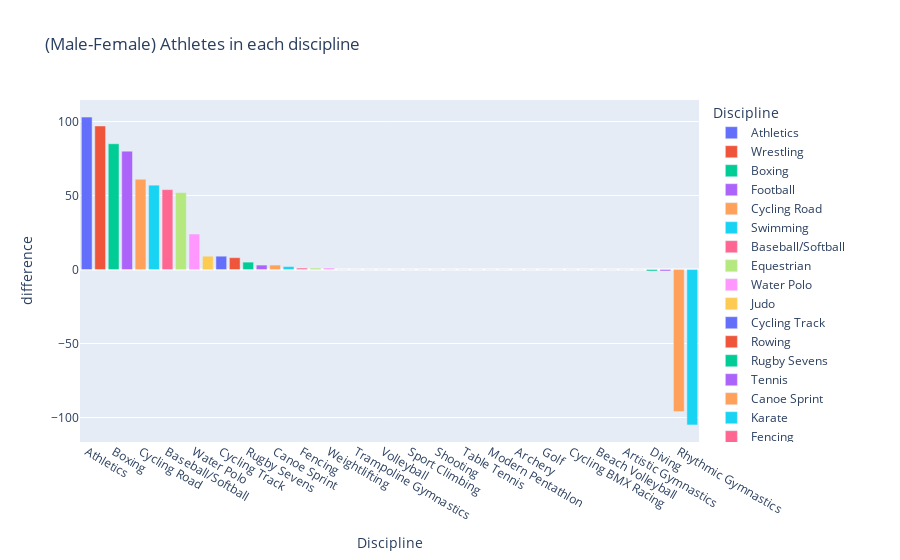

This figure's notebook cell:
### Code cell
difference=gender.groupby('Discipline')['Difference'].sum().sort_values(ascending=False).reset_index(name='difference')
print(difference.head(7))
px.bar(difference, x='Discipline', y='difference', color='Discipline', title='(Male-Female) Athletes in each discipline').show()

### Figure 1 — Plotly figure (JSON) as saved in the notebook; plotly's stock layout.template omitted (floating-point values rounded to 4 significant figures)
{"data": [{"alignmentgroup": "True", "hovertemplate": "Discipline=%{x}<br>difference=%{y}<extra></extra>", "legendgroup": "Athletics", "marker": {"color": "#636efa", "pattern": {"shape": ""}}, "name": "Athletics", "offsetgroup": "Athletics", "orientation": "v", "showlegend": true, "textposition": "auto", "type": "bar", "x": ["Athletics"], "xaxis": "x", "y": [103], "yaxis": "y"}, {"alignmentgroup": "True", "hovertemplate": "Discipline=%{x}<br>difference=%{y}<extra></extra>", "legendgroup": "Wrestling", "marker": {"color": "#EF553B", "pattern": {"shape": ""}}, "name": "Wrestling", "offsetgroup": "Wrestling", "orientation": "v", "showlegend": true, "textposition": "auto", "type": "bar", "x": ["Wrestling"], "xaxis": "x", "y": [97], "yaxis": "y"}, {"alignmentgroup": "True", "hovertemplate": "Discipline=%{x}<br>difference=%{y}<extra></extra>", "legendgroup": "Boxing", "marker": {"color": "#00cc96", "pattern": {"shape": ""}}, "name": "Boxing", "offsetgroup": "Boxing", "orientation": "v", "showlegend": true, "textposition": "auto", "type": "bar", "x": ["Boxing"], "xaxis": "x", "y": [85], "yaxis": "y"}, {"alignmentgroup": "True", "hovertemplate": "Discipline=%{x}<br>difference=%{y}<extra></extra>", "legendgroup": "Football", "marker": {"color": "#ab63fa", "pattern": {"shape": ""}}, "name": "Football", "offsetgroup": "Football", "orientation": "v", "showlegend": true, "textposition": "auto", "type": "bar", "x": ["Football"], "xaxis": "x", "y": [80], "yaxis": "y"}, {"alignmentgroup": "True", "hovertemplate": "Discipline=%{x}<br>difference=%{y}<extra></extra>", "legendgroup": "Cycling Road", "marker": {"color": "#FFA15A", "pattern": {"shape": ""}}, "name": "Cycling Road", "offsetgroup": "Cycling Road", "orientation": "v", "showlegend": true, "textposition": "auto", "type": "bar", "x": ["Cycling Road"], "xaxis": "x", "y": [61], "yaxis": "y"}, {"alignmentgroup": "True", "hovertemplate": "Discipline=%{x}<br>difference=%{y}<extra></extra>", "legendgroup": "Swimming", "marker": {"color": "#19d3f3", "pattern": {"shape": ""}}, "name": "Swimming", "offsetgroup": "Swimming", "orientation": "v", "showlegend": true, "textposition": "auto", "type": "bar", "x": ["Swimming"], "xaxis": "x", "y": [57], "yaxis": "y"}, {"alignmentgroup": "True", "hovertemplate": "Discipline=%{x}<br>difference=%{y}<extra></extra>", "legendgroup": "Baseball/Softball", "marker": {"color": "#FF6692", "pattern": {"shape": ""}}, "name": "Baseball/Softball", "offsetgroup": "Baseball/Softball", "orientation": "v", "showlegend": true, "textposition": "auto", "type": "bar", "x": ["Baseball/Softball"], "xaxis": "x", "y": [54], "yaxis": "y"}, {"alignmentgroup": "True", "hovertemplate": "Discipline=%{x}<br>difference=%{y}<extra></extra>", "legendgroup": "Equestrian", "marker": {"color": "#B6E880", "pattern": {"shape": ""}}, "name": "Equestrian", "offsetgroup": "Equestrian", "orientation": "v", "showlegend": true, "textposition": "auto", "type": "bar", "x": ["Equestrian"], "xaxis": "x", "y": [52], "yaxis": "y"}, {"alignmentgroup": "True", "hovertemplate": "Discipline=%{x}<br>difference=%{y}<extra></extra>", "legendgroup": "Water Polo", "marker": {"color": "#FF97FF", "pattern": {"shape": ""}}, "name": "Water Polo", "offsetgroup": "Water Polo", "orientation": "v", "showlegend": true, "textposition": "auto", "type": "bar", "x": ["Water Polo"], "xaxis": "x", "y": [24], "yaxis": "y"}, {"alignmentgroup": "True", "hovertemplate": "Discipline=%{x}<br>difference=%{y}<extra></extra>", "legendgroup": "Judo", "marker": {"color": "#FECB52", "pattern": {"shape": ""}}, "name": "Judo", "offsetgroup": "Judo", "orientation": "v", "showlegend": true, "textposition": "auto", "type": "bar", "x": ["Judo"], "xaxis": "x", "y": [9], "yaxis": "y"}, {"alignmentgroup": "True", "hovertemplate": "Discipline=%{x}<br>difference=%{y}<extra></extra>", "legendgroup": "Cycling Track", "marker": {"color": "#636efa", "pattern": {"shape": ""}}, "name": "Cycling Track", "offsetgroup": "Cycling Track", "orientation": "v", "showlegend": true, "textposition": "auto", "type": "bar", "x": ["Cycling Track"], "xaxis": "x", "y": [9], "yaxis": "y"}, {"alignmentgroup": "True", "hovertemplate": "Discipline=%{x}<br>difference=%{y}<extra></extra>", "legendgroup": "Rowing", "marker": {"color": "#EF553B", "pattern": {"shape": ""}}, "name": "Rowing", "offsetgroup": "Rowing", "orientation": "v", "showlegend": true, "textposition": "auto", "type": "bar", "x": ["Rowing"], "xaxis": "x", "y": [8], "yaxis": "y"}, {"alignmentgroup": "True", "hovertemplate": "Discipline=%{x}<br>difference=%{y}<extra></extra>", "legendgroup": "Rugby Sevens", "marker": {"color": "#00cc96", "pattern": {"shape": ""}}, "name": "Rugby Sevens", "offsetgroup": "Rugby Sevens", "orientation": "v", "showlegend": true, "textposition": "auto", "type": "bar", "x": ["Rugby Sevens"], "xaxis": "x", "y": [5], "yaxis": "y"}, {"alignmentgroup": "True", "hovertemplate": "Discipline=%{x}<br>difference=%{y}<extra></extra>", "legendgroup": "Tennis", "marker": {"color": "#ab63fa", "pattern": {"shape": ""}}, "name": "Tennis", "offsetgroup": "Tennis", "orientation": "v", "showlegend": true, "textposition": "auto", "type": "bar", "x": ["Tennis"], "xaxis": "x", "y": [3], "yaxis": "y"}, {"alignmentgroup": "True", "hovertemplate": "Discipline=%{x}<br>difference=%{y}<extra></extra>", "legendgroup": "Canoe Sprint", "marker": {"color": "#FFA15A", "pattern": {"shape": ""}}, "name": "Canoe Sprint", "offsetgroup": "Canoe Sprint", "orientation": "v", "showlegend": true, "textposition": "auto", "type": "bar", "x": ["Canoe Sprint"], "xaxis": "x", "y": [3], "yaxis": "y"}, {"alignmentgroup": "True", "hovertemplate": "Discipline=%{x}<br>difference=%{y}<extra></extra>", "legendgroup": "Karate", "marker": {"color": "#19d3f3", "pattern": {"shape": ""}}, "name": "Karate", "offsetgroup": "Karate", "orientation": "v", "showlegend": true, "textposition": "auto", "type": "bar", "x": ["Karate"], "xaxis": "x", "y": [2], "yaxis": "y"}, {"alignmentgroup": "True", "hovertemplate": "Discipline=%{x}<br>difference=%{y}<extra></extra>", "legendgroup": "Fencing", "marker": {"color": "#FF6692", "pattern": {"shape": ""}}, "name": "Fencing", "offsetgroup": "Fencing", "orientation": "v", "showlegend": true, "textposition": "auto", "type": "bar", "x": ["Fencing"], "xaxis": "x", "y": [1], "yaxis": "y"}, {"alignmentgroup": "True", "hovertemplate": "Discipline=%{x}<br>difference=%{y}<extra></extra>", "legendgroup": "Badminton", "marker": {"color": "#B6E880", "pattern": {"shape": ""}}, "name": "Badminton", "offsetgroup": "Badminton", "orientation": "v", "showlegend": true, "textposition": "auto", "type": "bar", "x": ["Badminton"], "xaxis": "x", "y": [1], "yaxis": "y"}, {"alignmentgroup": "True", "hovertemplate": "Discipline=%{x}<br>difference=%{y}<extra></extra>", "legendgroup": "Weightlifting", "marker": {"color": "#FF97FF", "pattern": {"shape": ""}}, "name": "Weightlifting", "offsetgroup": "Weightlifting", "orientation": "v", "showlegend": true, "textposition": "auto", "type": "bar", "x": ["Weightlifting"], "xaxis": "x", "y": [1], "yaxis": "y"}, {"alignmentgroup": "True", "hovertemplate": "Discipline=%{x}<br>difference=%{y}<extra></extra>", "legendgroup": "Taekwondo", "marker": {"color": "#FECB52", "pattern": {"shape": ""}}, "name": "Taekwondo", "offsetgroup": "Taekwondo", "orientation": "v", "showlegend": true, "textposition": "auto", "type": "bar", "x": ["Taekwondo"], "xaxis": "x", "y": [0], "yaxis": "y"}, {"alignmentgroup": "True", "hovertemplate": "Discipline=%{x}<br>difference=%{y}<extra></extra>", "legendgroup": "Trampoline Gymnastics", "marker": {"color": "#636efa", "pattern": {"shape": ""}}, "name": "Trampoline Gymnastics", "offsetgroup": "Trampoline Gymnastics", "orientation": "v", "showlegend": true, "textposition": "auto", "type": "bar", "x": ["Trampoline Gymnastics"], "xaxis": "x", "y": [0], "yaxis": "y"}, {"alignmentgroup": "True", "hovertemplate": "Discipline=%{x}<br>difference=%{y}<extra></extra>", "legendgroup": "Triathlon", "marker": {"color": "#EF553B", "pattern": {"shape": ""}}, "name": "Triathlon", "offsetgroup": "Triathlon", "orientation": "v", "showlegend": true, "textposition": "auto", "type": "bar", "x": ["Triathlon"], "xaxis": "x", "y": [0], "yaxis": "y"}, {"alignmentgroup": "True", "hovertemplate": "Discipline=%{x}<br>difference=%{y}<extra></extra>", "legendgroup": "Volleyball", "marker": {"color": "#00cc96", "pattern": {"shape": ""}}, "name": "Volleyball", "offsetgroup": "Volleyball", "orientation": "v", "showlegend": true, "textposition": "auto", "type": "bar", "x": ["Volleyball"], "xaxis": "x", "y": [0], "yaxis": "y"}, {"alignmentgroup": "True", "hovertemplate": "Discipline=%{x}<br>difference=%{y}<extra></extra>", "legendgroup": "Surfing", "marker": {"color": "#ab63fa", "pattern": {"shape": ""}}, "name": "Surfing", "offsetgroup": "Surfing", "orientation": "v", "showlegend": true, "textposition": "auto", "type": "bar", "x": ["Surfing"], "xaxis": "x", "y": [0], "yaxis": "y"}, {"alignmentgroup": "True", "hovertemplate": "Discipline=%{x}<br>difference=%{y}<extra></extra>", "legendgroup": "Sport Climbing", "marker": {"color": "#FFA15A", "pattern": {"shape": ""}}, "name": "Sport Climbing", "offsetgroup": "Sport Climbing", "orientation": "v", "showlegend": true, "textposition": "auto", "type": "bar", "x": ["Sport Climbing"], "xaxis": "x", "y": [0], "yaxis": "y"}, {"alignmentgroup": "True", "hovertemplate": "Discipline=%{x}<br>difference=%{y}<extra></extra>", "legendgroup": "Skateboarding", "marker": {"color": "#19d3f3", "pattern": {"shape": ""}}, "name": "Skateboarding", "offsetgroup": "Skateboarding", "orientation": "v", "showlegend": true, "textposition": "auto", "type": "bar", "x": ["Skateboarding"], "xaxis": "x", "y": [0], "yaxis": "y"}, {"alignmentgroup": "True", "hovertemplate": "Discipline=%{x}<br>difference=%{y}<extra></extra>", "legendgroup": "Shooting", "marker": {"color": "#FF6692", "pattern": {"shape": ""}}, "name": "Shooting", "offsetgroup": "Shooting", "orientation": "v", "showlegend": true, "textposition": "auto", "type": "bar", "x": ["Shooting"], "xaxis": "x", "y": [0], "yaxis": "y"}, {"alignmentgroup": "True", "hovertemplate": "Discipline=%{x}<br>difference=%{y}<extra></extra>", "legendgroup": "Sailing", "marker": {"color": "#B6E880", "pattern": {"shape": ""}}, "name": "Sailing", "offsetgroup": "Sailing", "orientation": "v", "showlegend": true, "textposition": "auto", "type": "bar", "x": ["Sailing"], "xaxis": "x", "y": [0], "yaxis": "y"}, {"alignmentgroup": "True", "hovertemplate": "Discipline=%{x}<br>difference=%{y}<extra></extra>", "legendgroup": "Table Tennis", "marker": {"color": "#FF97FF", "pattern": {"shape": ""}}, "name": "Table Tennis", "offsetgroup": "Table Tennis", "orientation": "v", "showlegend": true, "textposition": "auto", "type": "bar", "x": ["Table Tennis"], "xaxis": "x", "y": [0], "yaxis": "y"}, {"alignmentgroup": "True", "hovertemplate": "Discipline=%{x}<br>difference=%{y}<extra></extra>", "legendgroup": "3x3 Basketball", "marker": {"color": "#FECB52", "pattern": {"shape": ""}}, "name": "3x3 Basketball", "offsetgroup": "3x3 Basketball", "orientation": "v", "showlegend": true, "textposition": "auto", "type": "bar", "x": ["3x3 Basketball"], "xaxis": "x", "y": [0], "yaxis": "y"}, {"alignmentgroup": "True", "hovertemplate": "Discipline=%{x}<br>difference=%{y}<extra></extra>", "legendgroup": "Modern Pentathlon", "marker": {"color": "#636efa", "pattern": {"shape": ""}}, "name": "Modern Pentathlon", "offsetgroup": "Modern Pentathlon", "orientation": "v", "showlegend": true, "textposition": "auto", "type": "bar", "x": ["Modern Pentathlon"], "xaxis": "x", "y": [0], "yaxis": "y"}, {"alignmentgroup": "True", "hovertemplate": "Discipline=%{x}<br>difference=%{y}<extra></extra>", "legendgroup": "Marathon Swimming", "marker": {"color": "#EF553B", "pattern": {"shape": ""}}, "name": "Marathon Swimming", "offsetgroup": "Marathon Swimming", "orientation": "v", "showlegend": true, "textposition": "auto", "type": "bar", "x": ["Marathon Swimming"], "xaxis": "x", "y": [0], "yaxis": "y"}, {"alignmentgroup": "True", "hovertemplate": "Discipline=%{x}<br>difference=%{y}<extra></extra>", "legendgroup": "Archery", "marker": {"color": "#00cc96", "pattern": {"shape": ""}}, "name": "Archery", "offsetgroup": "Archery", "orientation": "v", "showlegend": true, "textposition": "auto", "type": "bar", "x": ["Archery"], "xaxis": "x", "y": [0], "yaxis": "y"}, {"alignmentgroup": "True", "hovertemplate": "Discipline=%{x}<br>difference=%{y}<extra></extra>", "legendgroup": "Handball", "marker": {"color": "#ab63fa", "pattern": {"shape": ""}}, "name": "Handball", "offsetgroup": "Handball", "orientation": "v", "showlegend": true, "textposition": "auto", "type": "bar", "x": ["Handball"], "xaxis": "x", "y": [0], "yaxis": "y"}, {"alignmentgroup": "True", "hovertemplate": "Discipline=%{x}<br>difference=%{y}<extra></extra>", "legendgroup": "Golf", "marker": {"color": "#FFA15A", "pattern": {"shape": ""}}, "name": "Golf", "offsetgroup": "Golf", "orientation": "v", "showlegend": true, "textposition": "auto", "type": "bar", "x": ["Golf"], "xaxis": "x", "y": [0], "yaxis": "y"}, {"alignmentgroup": "True", "hovertemplate": "Discipline=%{x}<br>difference=%{y}<extra></extra>", "legendgroup": "Cycling Mountain Bike", "marker": {"color": "#19d3f3", "pattern": {"shape": ""}}, "name": "Cycling Mountain Bike", "offsetgroup": "Cycling Mountain Bike", "orientation": "v", "showlegend": true, "textposition": "auto", "type": "bar", "x": ["Cycling Mountain Bike"], "xaxis": "x", "y": [0], "yaxis": "y"}, {"alignmentgroup": "True", "hovertemplate": "Discipline=%{x}<br>difference=%{y}<extra></extra>", "legendgroup": "Cycling BMX Racing", "marker": {"color": "#FF6692", "pattern": {"shape": ""}}, "name": "Cycling BMX Racing", "offsetgroup": "Cycling BMX Racing", "orientation": "v", "showlegend": true, "textposition": "auto", "type": "bar", "x": ["Cycling BMX Racing"], "xaxis": "x", "y": [0], "yaxis": "y"}, {"alignmentgroup": "True", "hovertemplate": "Discipline=%{x}<br>difference=%{y}<extra></extra>", "legendgroup": "Canoe Slalom", "marker": {"color": "#B6E880", "pattern": {"shape": ""}}, "name": "Canoe Slalom", "offsetgroup": "Canoe Slalom", "orientation": "v", "showlegend": true, "textposition": "auto", "type": "bar", "x": ["Canoe Slalom"], "xaxis": "x", "y": [0], "yaxis": "y"}, {"alignmentgroup": "True", "hovertemplate": "Discipline=%{x}<br>difference=%{y}<extra></extra>", "legendgroup": "Beach Volleyball", "marker": {"color": "#FF97FF", "pattern": {"shape": ""}}, "name": "Beach Volleyball", "offsetgroup": "Beach Volleyball", "orientation": "v", "showlegend": true, "textposition": "auto", "type": "bar", "x": ["Beach Volleyball"], "xaxis": "x", "y": [0], "yaxis": "y"}, {"alignmentgroup": "True", "hovertemplate": "Discipline=%{x}<br>difference=%{y}<extra></extra>", "legendgroup": "Basketball", "marker": {"color": "#FECB52", "pattern": {"shape": ""}}, "name": "Basketball", "offsetgroup": "Basketball", "orientation": "v", "showlegend": true, "textposition": "auto", "type": "bar", "x": ["Basketball"], "xaxis": "x", "y": [0], "yaxis": "y"}, {"alignmentgroup": "True", "hovertemplate": "Discipline=%{x}<br>difference=%{y}<extra></extra>", "legendgroup": "Artistic Gymnastics", "marker": {"color": "#636efa", "pattern": {"shape": ""}}, "name": "Artistic Gymnastics", "offsetgroup": "Artistic Gymnastics", "orientation": "v", "showlegend": true, "textposition": "auto", "type": "bar", "x": ["Artistic Gymnastics"], "xaxis": "x", "y": [0], "yaxis": "y"}, {"alignmentgroup": "True", "hovertemplate": "Discipline=%{x}<br>difference=%{y}<extra></extra>", "legendgroup": "Hockey", "marker": {"color": "#EF553B", "pattern": {"shape": ""}}, "name": "Hockey", "offsetgroup": "Hockey", "orientation": "v", "showlegend": true, "textposition": "auto", "type": "bar", "x": ["Hockey"], "xaxis": "x", "y": [0], "yaxis": "y"}, {"alignmentgroup": "True", "hovertemplate": "Discipline=%{x}<br>difference=%{y}<extra></extra>", "legendgroup": "Diving", "marker": {"color": "#00cc96", "pattern": {"shape": ""}}, "name": "Diving", "offsetgroup": "Diving", "orientation": "v", "showlegend": true, "textposition": "auto", "type": "bar", "x": ["Diving"], "xaxis": "x", "y": [-1], "yaxis": "y"}, {"alignmentgroup": "True", "hovertemplate": "Discipline=%{x}<br>difference=%{y}<extra></extra>", "legendgroup": "Cycling BMX Freestyle", "marker": {"color": "#ab63fa", "pattern": {"shape": ""}}, "name": "Cycling BMX Freestyle", "offsetgroup": "Cycling BMX Freestyle", "orientation": "v", "showlegend": true, "textposition": "auto", "type": "bar", "x": ["Cycling BMX Freestyle"], "xaxis": "x", "y": [-1], "yaxis": "y"}, {"alignmentgroup": "True", "hovertemplate": "Discipline=%{x}<br>difference=%{y}<extra></extra>", "legendgroup": "Rhythmic Gymnastics", "marker": {"color": "#FFA15A", "pattern": {"shape": ""}}, "name": "Rhythmic Gymnastics", "offsetgroup": "Rhythmic Gymnastics", "orientation": "v", "showlegend": true, "textposition": "auto", "type": "bar", "x": ["Rhythmic Gymnastics"], "xaxis": "x", "y": [-96], "yaxis": "y"}, {"alignmentgroup": "True", "hovertemplate": "Discipline=%{x}<br>difference=%{y}<extra></extra>", "legendgroup": "Artistic Swimming", "marker": {"color": "#19d3f3", "pattern": {"shape": ""}}, "name": "Artistic Swimming", "offsetgroup": "Artistic Swimming", "orientation": "v", "showlegend": true, "textposition": "auto", "type": "bar", "x": ["Artistic Swimming"], "xaxis": "x", "y": [-105], "yaxis": "y"}], "layout": {"barmode": "relative", "legend": {"title": {"text": "Discipline"}, "tracegroupgap": 0}, "title": {"text": "(Male-Female) Athletes in each discipline"}, "xaxis": {"anchor": "y", "categoryarray": ["Athletics", "Wrestling", "Boxing", "Football", "Cycling Road", "Swimming", "Baseball/Softball", "Equestrian", "Water Polo", "Judo", "Cycling Track", "Rowing", "Rugby Sevens", "Tennis", "Canoe Sprint", "Karate", "Fencing", "Badminton", "Weightlifting", "Taekwondo", "Trampoline Gymnastics", "Triathlon", "Volleyball", "Surfing", "Sport Climbing", "Skateboarding", "Shooting", "Sailing", "Table Tennis", "3x3 Basketball", "Modern Pentathlon", "Marathon Swimming", "Archery", "Handball", "Golf", "Cycling Mountain Bike", "Cycling BMX Racing", "Canoe Slalom", "Beach Volleyball", "Basketball", "Artistic Gymnastics", "Hockey", "Diving", "Cycling BMX Freestyle", "Rhythmic Gymnastics", "Artistic Swimming"], "categoryorder": "array", "domain": [0, 1], "title": {"text": "Discipline"}}, "yaxis": {"anchor": "x", "domain": [0, 1], "title": {"text": "difference"}}}}
